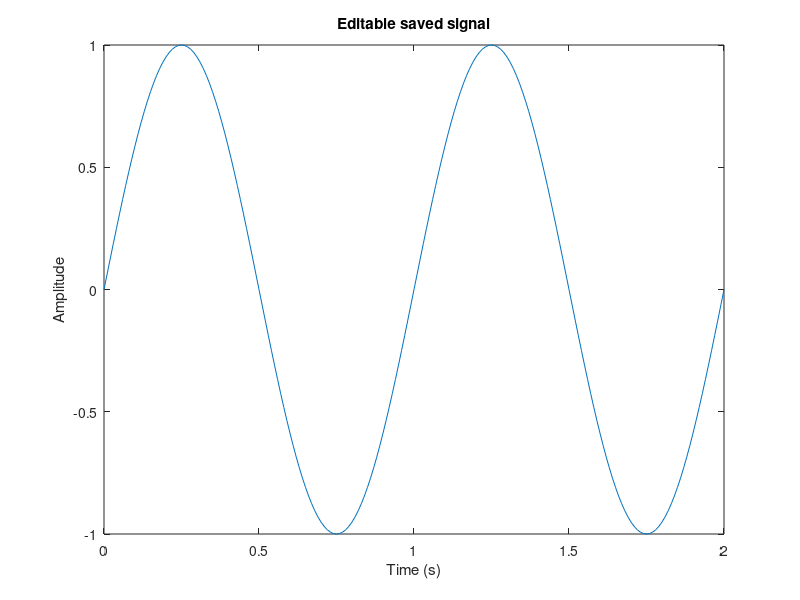
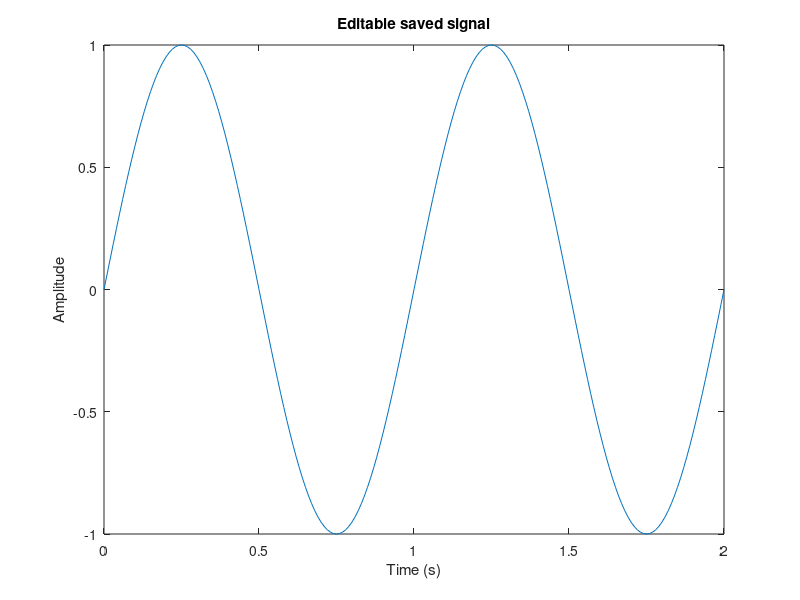

Write MATLAB code to recreate these figures, in order. (Note: this script raises an error after producing the figures.)
% Relative files follow Current Folder (CLI: this script's folder).
f = figure;
t = 0:0.01:2;
plot(t,sin(2*pi*t));
title('Editable saved signal');
xlabel('Time (s)');
ylabel('Amplitude');
savefig(f,'signal.fig');
savefig(f,'signal.mfig'); % MatRust native format extension
close(f);
reopened = openfig('signal.mfig');
